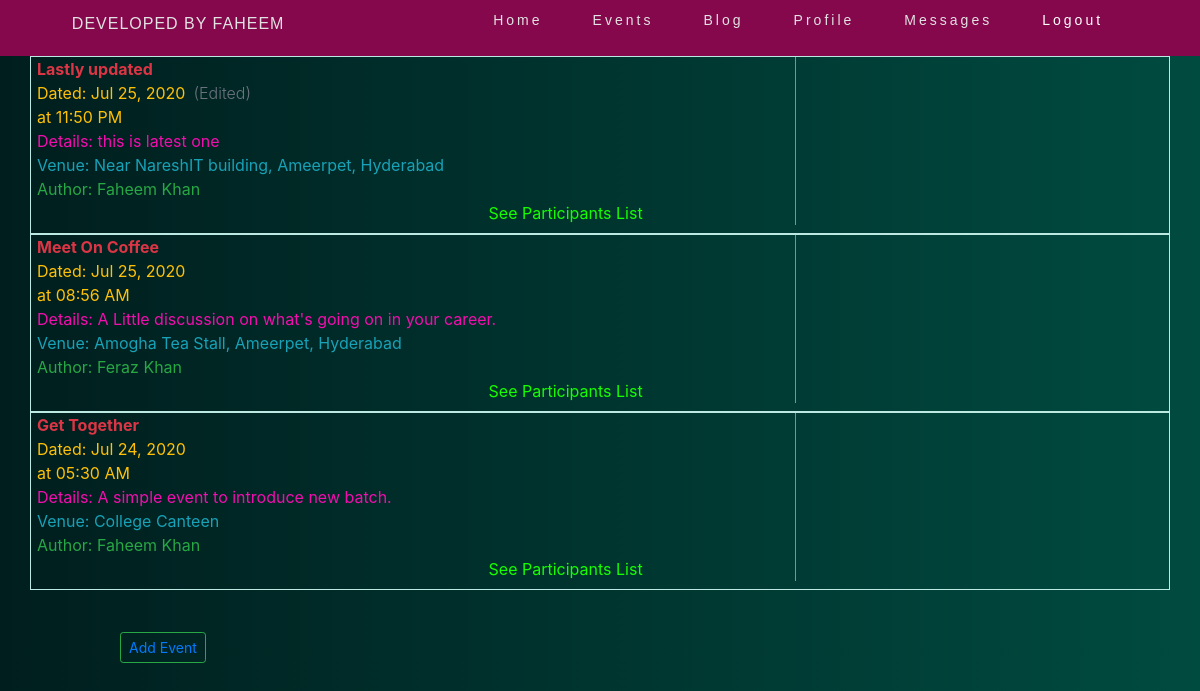
The app's page /blog/eventList/, older data.
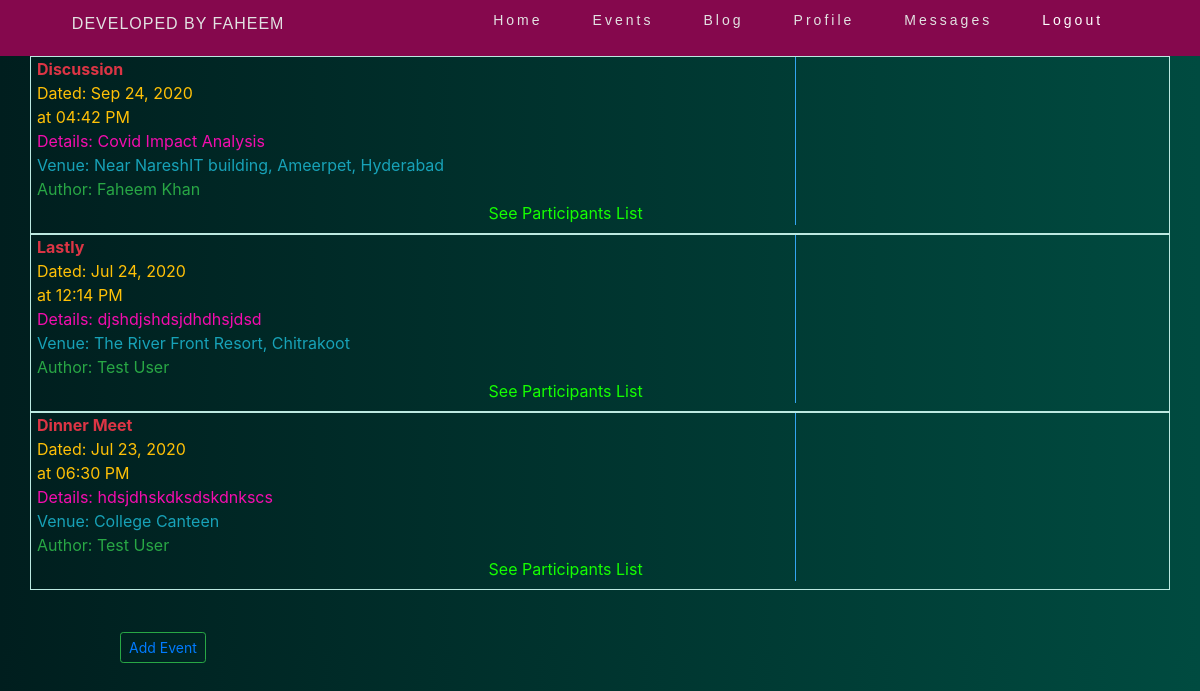
The same page, newer data.
### blog/models.py (models this page shows, shortened)
class Event(models.Model):
    created_by  = models.ForeignKey(User, on_delete = models.CASCADE)
    event_name = models.CharField(max_length = 100, null = True)
    event_details = models.TextField(blank = True, null= True)
    venue = models.CharField(max_length = 120, null = True)
    event_date = models.DateTimeField()
    date_created = models.DateTimeField(auto_now_add = True)
    last_edited = models.DateTimeField(auto_now = True)

### UserModule/models.py (models this page shows, shortened)
class User(AbstractBaseUser):
    email = models.EmailField(unique = True, max_length= 160)
    full_name = models.CharField(max_length = 160)
    is_active = models.BooleanField(default = False)
    is_staff = models.BooleanField(default = False)
    is_admin = models.BooleanField(default = False)
    join_date = models.DateTimeField(auto_now_add = True)
    USERNAME_FIELD = 'email'
    REQUIRED_FIELDS = ['full_name']
    objects = UserManager()

### blog/views.py (the view)
# urls.py: path('eventList/', views.eventList, name = 'eventList'),
def eventList(request):
    Events = Event.objects.all().order_by('-event_date')
    return render(request, 'blog/Eventlist.html', {'eventList':Events})

### blog/templates/blog/Eventlist.html (shortened to what this page needs)
{% include 'UserModule/navbar.html' %}
{% load static %}
<link rel="stylesheet" href="{% static '/css/Eventlist.css'%}">
<div class="container mb-3 ">
    {% for event in eventList%}
        <div class="row pb-2 pt-0 content">
            <div class="col-9 col-sm-8 event-body">
                <div class="row text-danger font-weight-bold">{{event.event_name}}</div>
                <div class="row text-warning">Dated: {{event.event_date|date:"M d, Y"}} {% if event.date_created != event.last_edited %}<span class="text-muted font-weight-light ml-2">(Edited)</span>{% endif %}</div>
                <div class="row text-warning">at {{event.event_date|date:"h:i A "}}</div>
                <div class="row details">Details: {{event.event_details}}</div>
                <div class="row text-info">Venue: {{event.venue}}</div>
                <div class="row text-success"> Author: {{event.created_by.full_name}}</div>
                <a href="{% url 'eventpersons' event.id %}">See Participants List</a>
            </div>
            <div class="col-3 col-sm-4 mt-2 ">
            </div>
        </div>
    {%endfor%}
</div>
<button class="add-btn btn btn-outline-success btn-sm mt-3" ><a href="{% url 'createEvent' %} ">Add Event</a></button>

Row changes from the older to the newer data that the page shows:
removed Event: event_name "Lastly updated", event_date "Jul 25, 2020", shows "(Edited)", event_date "11:50 PM", event_details "this is latest one", venue "Near NareshIT building, Ameerpet, Hyderabad", created_by.full_name "Faheem Khan"
removed Event: event_name "Meet On Coffee", event_date "Jul 25, 2020", event_date "08:56 AM", event_details "A Little discussion on what's going on in your career.", venue "Amogha Tea Stall, Ameerpet, Hyderabad", created_by.full_name "Feraz Khan"
removed Event: event_name "Get Together", event_date "Jul 24, 2020", event_date "05:30 AM", event_details "A simple event to introduce new batch.", venue "College Canteen", created_by.full_name "Faheem Khan"
added Event: event_name "Discussion", event_date "Sep 24, 2020", event_date "04:42 PM", event_details "Covid Impact Analysis", venue "Near NareshIT building, Ameerpet, Hyderabad", created_by.full_name "Faheem Khan"
added Event: event_name "Lastly", event_date "Jul 24, 2020", event_date "12:14 PM", event_details "djshdjshdsjdhdhsjdsd", venue "The River Front Resort, Chitrakoot", created_by.full_name "Test User"
added Event: event_name "Dinner Meet", event_date "Jul 23, 2020", event_date "06:30 PM", event_details "hdsjdhskdksdskdnkscs", venue "College Canteen", created_by.full_name "Test User"
